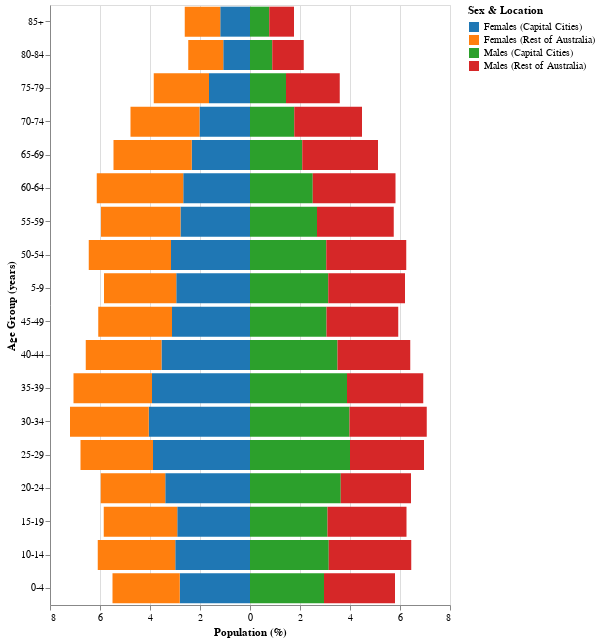

Specify this chart in Vega-Lite:
### Vega-Lite specification from a JSON file in a GitHub repository (floating-point values rounded to 4 significant figures)
{"$schema": "https://vega.github.io/schema/vega-lite/v5.json", "width": 400, "height": 600, "data": {"values": [{"age": "0-4", "sex": "Males (Capital Cities)", "population": 2.96}, {"age": "0-4", "sex": "Males (Rest of Australia)", "population": 2.84}, {"age": "0-4", "sex": "Females (Capital Cities)", "population": -2.81}, {"age": "0-4", "sex": "Females (Rest of Australia)", "population": -2.69}, {"age": "5-9", "sex": "Males (Capital Cities)", "population": 3.13}, {"age": "5-9", "sex": "Males (Rest of Australia)", "population": 3.07}, {"age": "5-9", "sex": "Females (Capital Cities)", "population": -2.95}, {"age": "5-9", "sex": "Females (Rest of Australia)", "population": -2.89}, {"age": "10-14", "sex": "Males (Capital Cities)", "population": 3.15}, {"age": "10-14", "sex": "Males (Rest of Australia)", "population": 3.3}, {"age": "10-14", "sex": "Females (Capital Cities)", "population": -2.99}, {"age": "10-14", "sex": "Females (Rest of Australia)", "population": -3.1}, {"age": "15-19", "sex": "Males (Capital Cities)", "population": 3.1}, {"age": "15-19", "sex": "Males (Rest of Australia)", "population": 3.16}, {"age": "15-19", "sex": "Females (Capital Cities)", "population": -2.91}, {"age": "15-19", "sex": "Females (Rest of Australia)", "population": -2.94}, {"age": "20-24", "sex": "Males (Capital Cities)", "population": 3.63}, {"age": "20-24", "sex": "Males (Rest of Australia)", "population": 2.81}, {"age": "20-24", "sex": "Females (Capital Cities)", "population": -3.39}, {"age": "20-24", "sex": "Females (Rest of Australia)", "population": -2.58}, {"age": "25-29", "sex": "Males (Capital Cities)", "population": 4}, {"age": "25-29", "sex": "Males (Rest of Australia)", "population": 2.96}, {"age": "25-29", "sex": "Females (Capital Cities)", "population": -3.88}, {"age": "25-29", "sex": "Females (Rest of Australia)", "population": -2.9}, {"age": "30-34", "sex": "Males (Capital Cities)", "population": 3.98}, {"age": "30-34", "sex": "Males (Rest of Australia)", "population": 3.09}, {"age": "30-34", "sex": "Females (Capital Cities)", "population": -4.05}, {"age": "30-34", "sex": "Females (Rest of Australia)", "population": -3.15}, {"age": "35-39", "sex": "Males (Capital Cities)", "population": 3.88}, {"age": "35-39", "sex": "Males (Rest of Australia)", "population": 3.05}, {"age": "35-39", "sex": "Females (Capital Cities)", "population": -3.92}, {"age": "35-39", "sex": "Females (Rest of Australia)", "population": -3.14}, {"age": "40-44", "sex": "Males (Capital Cities)", "population": 3.5}, {"age": "40-44", "sex": "Males (Rest of Australia)", "population": 2.91}, {"age": "40-44", "sex": "Females (Capital Cities)", "population": -3.54}, {"age": "40-44", "sex": "Females (Rest of Australia)", "population": -3.03}, {"age": "45-49", "sex": "Males (Capital Cities)", "population": 3.06}, {"age": "45-49", "sex": "Males (Rest of Australia)", "population": 2.87}, {"age": "45-49", "sex": "Females (Capital Cities)", "population": -3.12}, {"age": "45-49", "sex": "Females (Rest of Australia)", "population": -2.95}, {"age": "50-54", "sex": "Males (Capital Cities)", "population": 3.05}, {"age": "50-54", "sex": "Males (Rest of Australia)", "population": 3.2}, {"age": "50-54", "sex": "Females (Capital Cities)", "population": -3.16}, {"age": "50-54", "sex": "Females (Rest of Australia)", "population": -3.29}, {"age": "55-59", "sex": "Males (Capital Cities)", "population": 2.68}, {"age": "55-59", "sex": "Males (Rest of Australia)", "population": 3.07}, {"age": "55-59", "sex": "Females (Capital Cities)", "population": -2.78}, {"age": "55-59", "sex": "Females (Rest of Australia)", "population": -3.18}, {"age": "60-64", "sex": "Males (Capital Cities)", "population": 2.51}, {"age": "60-64", "sex": "Males (Rest of Australia)", "population": 3.31}, {"age": "60-64", "sex": "Females (Capital Cities)", "population": -2.67}, {"age": "60-64", "sex": "Females (Rest of Australia)", "population": -3.46}, {"age": "65-69", "sex": "Males (Capital Cities)", "population": 2.09}, {"age": "65-69", "sex": "Males (Rest of Australia)", "population": 3.03}, {"age": "65-69", "sex": "Females (Capital Cities)", "population": -2.33}, {"age": "65-69", "sex": "Females (Rest of Australia)", "population": -3.13}, {"age": "70-74", "sex": "Males (Capital Cities)", "population": 1.77}, {"age": "70-74", "sex": "Males (Rest of Australia)", "population": 2.71}, {"age": "70-74", "sex": "Females (Capital Cities)", "population": -2.02}, {"age": "70-74", "sex": "Females (Rest of Australia)", "population": -2.76}, {"age": "75-79", "sex": "Males (Capital Cities)", "population": 1.44}, {"age": "75-79", "sex": "Males (Rest of Australia)", "population": 2.15}, {"age": "75-79", "sex": "Females (Capital Cities)", "population": -1.64}, {"age": "75-79", "sex": "Females (Rest of Australia)", "population": -2.21}, {"age": "80-84", "sex": "Males (Capital Cities)", "population": 0.89}, {"age": "80-84", "sex": "Males (Rest of Australia)", "population": 1.26}, {"age": "80-84", "sex": "Females (Capital Cities)", "population": -1.07}, {"age": "80-84", "sex": "Females (Rest of Australia)", "population": -1.4}, {"age": "85+", "sex": "Males (Capital Cities)", "population": 0.77}, {"age": "85+", "sex": "Males (Rest of Australia)", "population": 0.99}, {"age": "85+", "sex": "Females (Capital Cities)", "population": -1.19}, {"age": "85+", "sex": "Females (Rest of Australia)", "population": -1.42}]}, "mark": "bar", "encoding": {"x": {"field": "population", "type": "quantitative", "axis": {"title": "Population (%)", "labelExpr": "datum.value < 0 ? -datum.value : datum.value"}}, "y": {"field": "age", "type": "ordinal", "sort": "descending", "axis": {"title": "Age Group (years)"}}, "color": {"field": "sex", "type": "nominal", "scale": {"range": ["#1f77b4", "#ff7f0e", "#2ca02c", "#d62728"]}, "legend": {"title": "Sex & Location"}}}}
